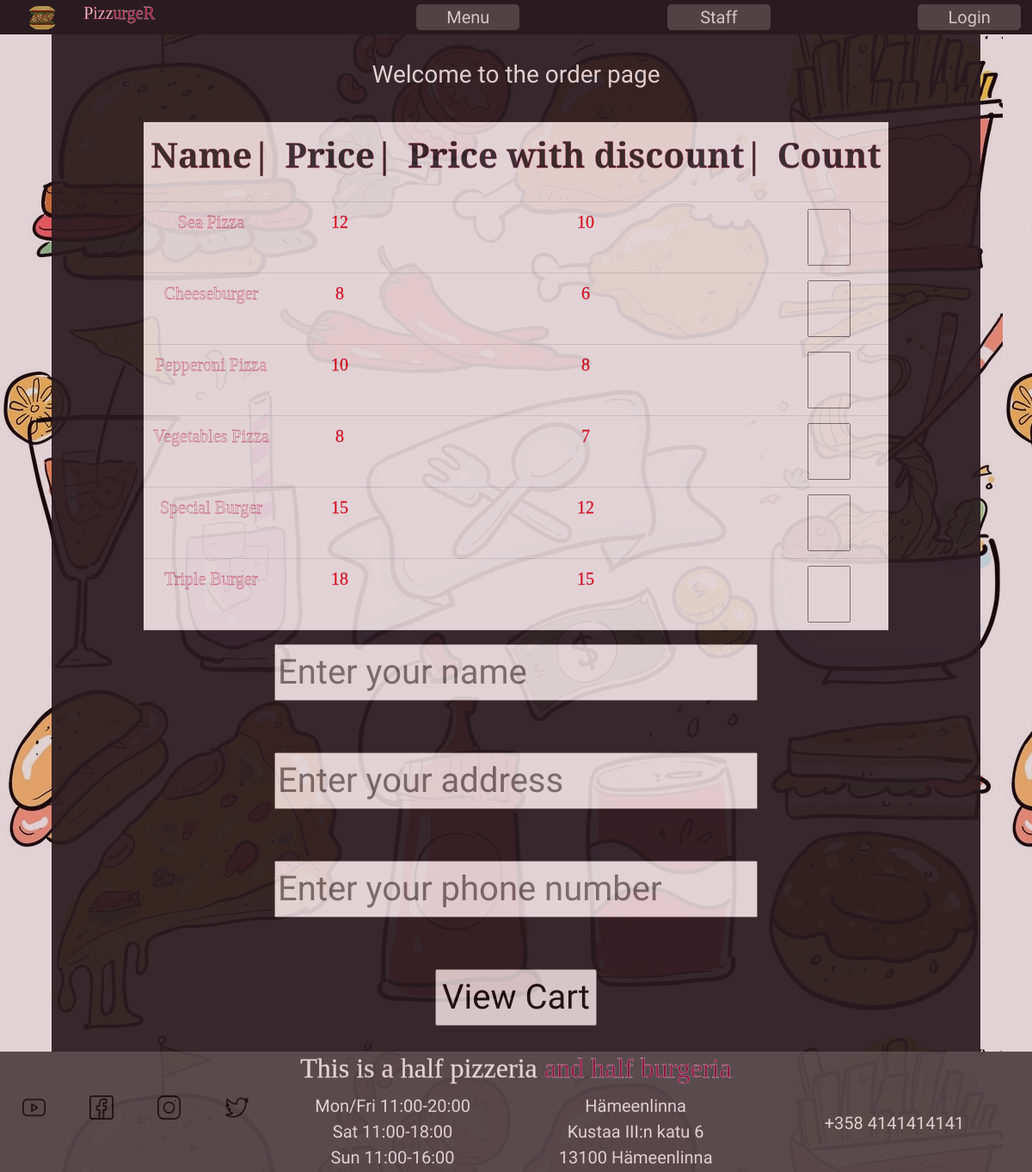
The page /layout/order.php on the database its author committed.
### tables this page shows
CREATE TABLE `foods` (
  `id` int NOT NULL,
  `name` varchar(25) NOT NULL,
  `price1` int NOT NULL,
  `price_Discount` int NOT NULL
);

### layout/order.php (the view, shortened to what this page needs)
<?php include "header.php"; ?>
<h3>Welcome to the order page</h3>
<form method="post" action="cart.php">
<?php
include 'db.php';
$sql = "SELECT * FROM foods";
$result = $connection->query($sql);
if ($result->num_rows > 0) {
       echo "<table class='table' style='height: 150px;'>
              <tr class='thead-dark'>
              <th><p>Name|</p></th>
              <th><p>Price|</p></th>
              <th><p>Price with discount|</p></th>
              <th><p>Count</p></th>
              </tr>";
       while ($row = $result->fetch_assoc()) {
              echo "<tr>
                     <td><p style='color:white;font-size:20px;'>$row[name]</p></td>
                     <td><p style='color:red;font-size:20px;'>$row[price1]</p></td>
                     <td><p style='font-size:20px;color:red;'>$row[price_Discount]</p></td>
                     <td>
                     <input type='number' name='item[$row[id]][count]' style='width:50px;'>
                     <input type='hidden' name='item[$row[id]][name]' value='$row[name]'>
                     <input type='hidden' name='item[$row[id]][price]' value='$row[price_Discount]'>
                     </td>
                     </tr>";
       }
       echo "</table>
       <input type='text' name='name_person' placeholder='Enter your name'><br><br>
       <input type='text' name='address' placeholder='Enter your address'><br><br>
       <input type='number' name='number' placeholder='Enter your phone number'><br><br>
       <input type='submit' value='View Cart' name='view_cart'>
       </form>";
} else {
       echo "No information";
}
?>
<?php include "footer.php"; ?>

### layout/style.css (style rules this page uses)
body { font-family: 'Ranga', cursive; font-size: 20px; vertical-align: middle; text-align: center; align-content: center; background-color: #6f2232; word-wrap: break-word; hyphens: auto; margin: 0; color: #ffff; position: relative; }
p { font-family:'Inria Serif'; -webkit-text-stroke-width: 0.3px; -webkit-text-stroke-color: #C3073F; }

### layout/menu.css (style rules this page uses)
body { font-family: 'Ranga', cursive; font-size: 20px; vertical-align: middle; text-align: center; align-content: center; background-color: #6f2232; word-wrap: break-word; hyphens: auto; margin: 0; color: #ffff; position: relative; }
p { font-family:'Inria Serif'; -webkit-text-stroke-width: 0.3px; -webkit-text-stroke-color: #C3073F; }

### layout/staff.css (style rules this page uses)
body { font-family: 'Ranga', cursive; font-size: 20px; vertical-align: middle; text-align: center; align-content: center; background-color: #6f2232; word-wrap: break-word; hyphens: auto; margin: 0; color: #ffff; position: relative; }
p { font-family:'Inria Serif'; -webkit-text-stroke-width: 0.3px; -webkit-text-stroke-color: #C3073F; }

### rows shown on the page
foods: name "Sea Pizza", price1 "12", price_Discount "10"
foods: name "Cheeseburger", price1 "8", price_Discount "6"
foods: name "Pepperoni Pizza", price1 "10", price_Discount "8"
foods: name "Vegetables Pizza", price1 "8", price_Discount "7"
foods: name "Special Burger", price1 "15", price_Discount "12"
foods: name "Triple Burger", price1 "18", price_Discount "15"
